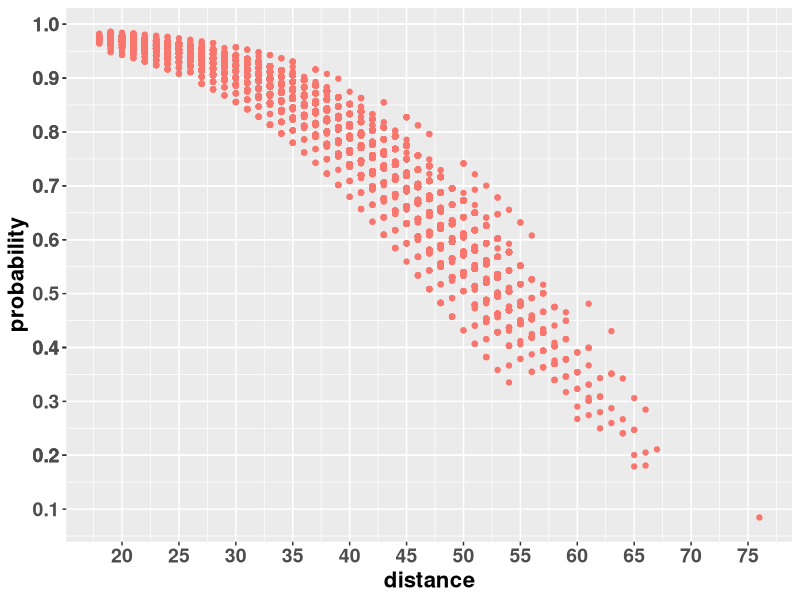

Reproduce this figure in R. (Note: this script raises an error after producing the figure.)
################## pre-analysis: imputation of missing values using mice package ######################
#dat = read.csv("kicker_data_updated2.csv")
#dat2 <- read.csv("desktop/kicker_data_shortened.csv")
#dat$kicker <- dat2$fkicker
#library(mice)
#imputed <- mice(dat,m=5,maxit=50,meth='pmm')
#imputed <- complete(imputed, 1)
#dat <- imputed
#######################################################################################################
#defining key variables

dat <- read.csv("imputed_kicker_data.csv")

dat$cold <- ifelse(dat$temp > 50,0, 1)
dat$windy <- ifelse(dat$wspd >= 10,1, 0)

dat$precip <- ifelse(dat$Rain ==1,1, 0)
dat$precip[dat$Snow == 1] <- 1

dat$mileHigh <- ifelse(dat$Sports.Authority.Field.at.Mile.High ==1, 1, 0)
dat$mileHigh[dat$Mile.High.Stadium == 1] <- 1

#######################################################################################################
library(ggplot2)
library(plyr)

#logistic regression models
#my favorite model (replication + iced)
fit1 <- glm(good ~ dist + cold + precip + windy + iced + turf + mileHigh , data=dat, family = "binomial")
summary(fit1)
summary(fit1)$coefficients


#exact replication (no iced)
fit2 <- glm(good ~ dist + cold + precip + windy + turf + mileHigh , data=dat, family = "binomial")
summary(fit2)
summary(fit2)$coefficients


#checking stadium significance
fitStadiums <- glm(good ~ dist + cold + precip + windy + iced + turf + mileHigh + Adelphia.Coliseum + Giants.Stadium  + Network.Associates.Coliseum + Paul.Brown.Stadium  + Ralph.Wilson.Stadium  +  Texas.Stadium + The.Meadowlands  + Veterans.Stadium , data=dat, family = "binomial")
summary(fitStadiums)
summary(fitStadiums)$coefficients


#show model's expected probabilities of kicks in data set 
probability = predict(fit2, dat, type="response") 
distance = dat$dist
qplot(x=distance, y=probability, color="red") + guides(colour=FALSE) +
  scale_x_continuous(breaks = round(seq(min(15), max(dat$dist), by = 5),1)) +
  scale_y_continuous(breaks=round(seq(min(0), max(1), by=.05), 1)) +
  theme(axis.text.x = element_text(face="bold",
  size=14),  axis.text.y = element_text(face="bold", size=14), 
  axis.title.x = element_text(size=16,face="bold"),
  axis.title.y = element_text(size=16,face="bold"))                                                                                                 


#situational comparison 1 (from MIT paper): Patriots 2002 in NE vs in OAK
game1 <- data.frame(cold=1, precip=1, windy=1, iced=1, turf=0, mileHigh=0)
game1 <- game1[rep(seq_len(nrow(game1)), each=65),]
game1$dist<-seq.int(nrow(game1))

game2 <- data.frame(cold=0, precip=0, windy=0, iced=1, turf=0, mileHigh=0)
game2 <- game2[rep(seq_len(nrow(game2)), each=65),]
game2$dist<-seq.int(nrow(game2))

#non-iced model
predsa = predict(fit2, game1, type="response") 
predsb = predict(fit2, game2, type="response") 
game1$pred <- predsa
game2$pred <- predsb

predsaa <- data.frame(game1$dist)
predsaa$preda <- predsa
predsaa <- rename(predsaa, c("game1.dist"="dist"))

predsbb <- data.frame(game2$dist)
predsbb$predb <- predsb
predsbb <- rename(predsbb, c("game2.dist"="dist"))

predsaa$predb <- predsbb$predb
predsaa <- melt(predsaa, id="dist")

ggplot(data=predsaa,
       aes(x=dist, y=value, colour=variable)) +
  geom_line() + scale_x_continuous(limits = c(15, 65),breaks = round(seq(min(15), max(predsaa$dist), by = 5),1)) + 
  scale_y_continuous(breaks=round(seq(min(0), max(predsaa$value), by=.05), 1)) + 
  scale_colour_manual(
    values = c("predb" = "red", "preda" = "blue"), labels = c("Game at OAK", "Game at NE"), 
    breaks=c("predb","preda")) +
  theme(axis.text.x = element_text(face="bold",
  size=14),  axis.text.y = element_text(face="bold", size=14), 
  axis.title.x = element_text(size=16,face="bold"),
  axis.title.y = element_text(size=16,face="bold"))            


#now, if he were in New England, but was iced
game3 <- data.frame(cold=1, precip=1, windy=1, iced=0, turf=0, mileHigh=0)
game3 <- game3[rep(seq_len(nrow(game3)), each=65),]
game3$dist<-seq.int(nrow(game3))
game4 <- game1
game4$pred <- NULL

predsc = predict(fit1, game3, type="response")
predsd = predict(fit1, game4, type="response")
game3$pred <- predsc
game4$pred <- predsd

predscc <- data.frame(game3$dist)
predscc$predc <- predsc
predscc <- rename(predscc, c("game3.dist"="dist"))
predsdd <- data.frame(game4$dist)
predsdd$predd <- predsd
predsdd <- rename(predsdd, c("game4.dist"="dist"))

predscc$predd <- predsdd$predd
predscc <- melt(predscc, id="dist")

ggplot(data=predscc,
       aes(x=dist, y=value, colour=variable)) +
  geom_line() + scale_x_continuous(limits = c(15, 65),breaks = round(seq(min(15), max(predscc$dist), by = 5),1)) + 
  scale_y_continuous(breaks=round(seq(min(0), max(predscc$value), by=.05), 1)) + 
  scale_colour_manual(
    values = c("predd" = "blue", "predc" = "red"), labels = c("Kicker was not Iced", "Kicker was Iced"), 
    breaks=c("predc","predd"))



#########################################################################################
# part 2:  who are the best kickers of the modern era?
#########################################################################################

#determine points added metric for each kick
#function: 3 points x (outcome (1 for make, 0 for miss) - predicted outcome) 
dat$added_pts_per_attempt <- -999
dat$preds <- predict(fit1, dat, type="response") 

#points added/lost for each attempt:
dat$added_pts_single_attempt <- (dat$good - dat$preds) * 3

#loop through unique values in the kicker column, getting avg points added per kicker
for(i in unique(dat$kicker)){
  df = dat[dat$kicker == i,]
  score <- mean(df$added_pts_single_attempt)
  dat$added_pts_per_attempt[dat$kicker == i] = score
}

#create df: kicker, avg pts added per attempt, and number of attempts 2000-2013
kicker = (unique(dat$kicker))
df <- data.frame(kicker)
df$score <- -999
df$count = 0

for(i in unique(dat$kicker)){
  kickerdf <- dat[dat$kicker == i,]
  count = length(kickerdf$dist)
  df$score[df$kicker == i] = mean(dat$added_pts_per_attempt[dat$kicker == i])
  df$count[df$kicker==i] = count
  df$totmade[df$kicker==i] <- sum(kickerdf$good)  
}

df$pctgood <- df$totmade/df$count

#table ranking by average points added score, min. 30 attempts in this time period
sorted <- df[df$count >= 30,]
sorted <- sorted[order(-sorted$score),] 
rownames(sorted) <- 1:nrow(sorted)
sorted$ScoreRank <- 1:nrow(sorted)

#now table ranking by make percent
sorted1 <- sorted[order(-sorted$pctgood),] 
sorted1$PctRank <- 1:nrow(sorted1)
sorted1$DegreeUnderrated <- sorted1$PctRank - sorted1$ScoreRank
sorted1[order(-sorted1$DegreeUnderrated),] 

#results:
sorted1[order(-sorted1$score),]  #best all time by points added per attempt
sorted1[order(-sorted1$pctgood),]  #best all time by make percent
sorted1[order(-sorted1$DegreeUnderrated),]  #most underrated all time


#best seasons of all time
kicker = unique(dat[c("kicker", "seas")])

dat$season_score = -999
dat$season_count = 0
for(i in unique(kicker$kicker)){
  for(j in kicker$seas[kicker$kicker==i]){
    df = subset(dat , kicker == i & seas == j)
    count = length(df$dist)
    score <- sum(df$added_pts_single_attempt)
    dat$season_score[dat$kicker == i & dat$seas == j] = score
    dat$season_count[dat$kicker == i & dat$seas == j] = count
  }
}

sorted = dat[order(-dat$season_score),] 
sorted = unique(sorted[c("kicker", "seas", "season_score", "season_count")])
sorted <- sorted[sorted$season_count >= 15,]
sorted #results

#################################################################################
#   results summary:

#models:
summary(fit1)  #general model with icing
summary(fit2)  #general model used in MIT paper
summary(fit3)  #model with most significant stadium coeffients

#comparative career metrics:
sorted1

#comparative single-season scores:
sorted
#################################################################################